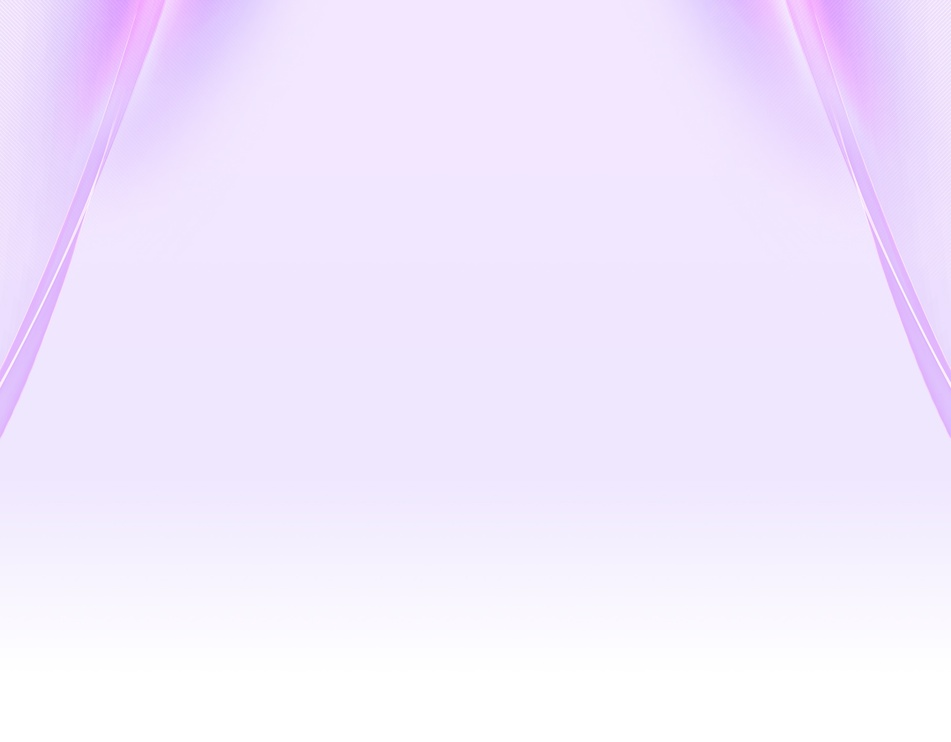
#> input picture assets/images/1frdp5ogwralafen31qbi9mrj4c.jpg, 951 x 742 px, shrunk from 2880 x 2246 before the run
$ python recolor_images.py
#> lines starting #> are read from the running program, lines starting #| are printed output that depends on the picture; after the words box and inside, x2 and y2 are one past the last pixel; in counts of white or black regions, pixels touching at a corner belong together
import numpy as np
from PIL import Image
import os

# Decorative purple gradient backgrounds -> shift violet hue to deck lime.
TARGETS = [
    "1frdp5ogwralafen31qbi9mrj4c.jpg",   # hero bg
    "k7is9vdf8l9lfdgflrd1dcqnueq.jpg",   # section wave bg
    "u7bpd6wpcmwpsvt6vdwwtetojz0.jpg",   # rounded panel glow
    "vpnmljzicrf1mjcor7ions44a.png",     # small glow
    "5oznhz3dd31o64kjyi84hxf6snw.png",   # small glow
]
DIRS = ["assets/images", "framerusercontent.com/images"]

LIME_HUE = 86.0 / 360.0   # deck lime hue

def rgb_to_hsv_np(a):
    a = a.astype(np.float32) / 255.0
    r, g, b = a[..., 0], a[..., 1], a[..., 2]
    mx = np.max(a[..., :3], axis=-1); mn = np.min(a[..., :3], axis=-1)
    df = mx - mn
    h = np.zeros_like(mx)
    mask = df > 1e-6
    # red is max
    idx = (mx == r) & mask
    h[idx] = ((g[idx] - b[idx]) / df[idx]) % 6
    idx = (mx == g) & mask
    h[idx] = ((b[idx] - r[idx]) / df[idx]) + 2
    idx = (mx == b) & mask
    h[idx] = ((r[idx] - g[idx]) / df[idx]) + 4
    h = (h / 6.0) % 1.0
    s = np.where(mx > 1e-6, df / mx, 0)
    v = mx
    return h, s, v

def hsv_to_rgb_np(h, s, v):
    i = np.floor(h * 6).astype(int)
    f = h * 6 - i
    p = v * (1 - s); q = v * (1 - f * s); t = v * (1 - (1 - f) * s)
    i = i % 6
    r = np.select([i==0,i==1,i==2,i==3,i==4,i==5],[v,q,p,p,t,v])
    g = np.select([i==0,i==1,i==2,i==3,i==4,i==5],[t,v,v,q,p,p])
    b = np.select([i==0,i==1,i==2,i==3,i==4,i==5],[p,p,t,v,v,q])
    out = np.stack([r,g,b], axis=-1)
    return np.clip(out*255, 0, 255).astype(np.uint8)

def recolor(path):
    im = Image.open(path)
#> im is the input picture: PIL image 951x742 RGB; mean R, G, B 242.2, 232.6, 254.2
    mode = im.mode
#> mode = 'RGB'
    has_alpha = mode in ("RGBA", "LA", "P") and ("transparency" in im.info or mode.endswith("A"))
#> has_alpha = False
    im = im.convert("RGBA")
#> im: PIL image 951x742 RGBA
    arr = np.array(im)
    rgb = arr[..., :3]; alpha = arr[..., 3]
#> after `alpha = arr[..., 3]`: alpha: shape (742, 951); every value is 255
    h, s, v = rgb_to_hsv_np(rgb)
#> in rgb_to_hsv_np, `mask = df > 1e-6`:
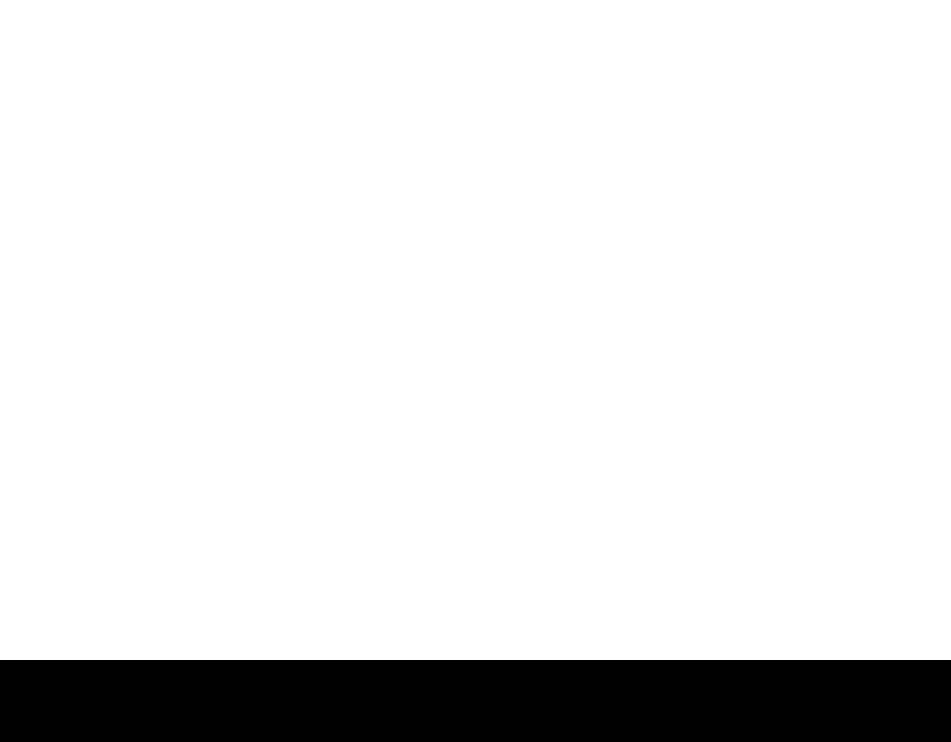
#> mask: shape (742, 951) bool; 88.9% white; 1 black region, box (x1, y1, x2, y2) and area: (0, 660, 951, 742) 77982
#> in rgb_to_hsv_np, `idx = (mx == r) & mask`: idx: shape (742, 951) bool; 0.06% white in thin lines or dots, all inside (x1, y1, x2, y2) = (0, 171, 951, 387)
#> in rgb_to_hsv_np, `idx = (mx == g) & mask`: idx: shape (742, 951) bool; every value is 0
#> in rgb_to_hsv_np, `idx = (mx == b) & mask`: idx: shape (742, 951) bool; 88.9% white; 3 black regions (2 under 20 px), largest, box (x1, y1, x2, y2) and area: (0, 660, 951, 742) 77982
#> in rgb_to_hsv_np, `h = (h / 6.0) % 1.0`:
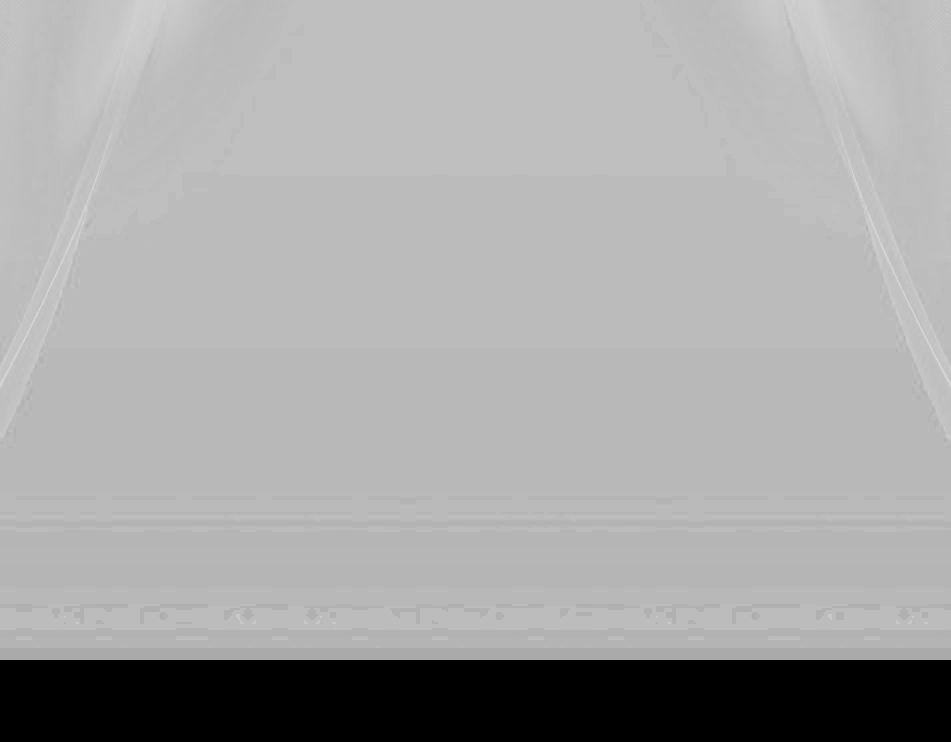
#> h: shape (742, 951) float32; min 0, max 0.843, mean 0.653
    # violet / blue-violet / magenta band
    band = (h >= 0.58) & (h <= 0.98) & (s > 0.04)
#> band: shape (742, 951) bool; 79.1% white; 20 black regions (19 under 20 px), largest, box (x1, y1, x2, y2) and area: (0, 586, 951, 742) 147446
    h2 = h.copy(); s2 = s.copy()
    h2[band] = LIME_HUE
    s2[band] = s[band] * 0.72     # ease saturation toward the paper feel
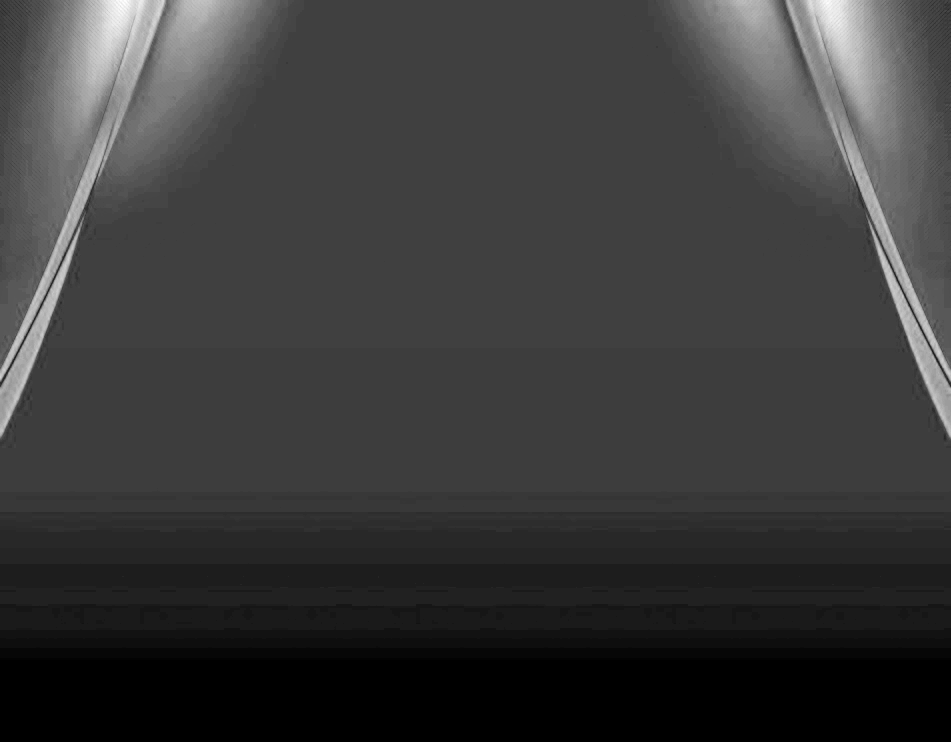
#> s2: shape (742, 951) float32; min 0, max 0.269, mean 0.062; drawn with min black and max white
    new_rgb = hsv_to_rgb_np(h2, s2, v)
#> in hsv_to_rgb_np, `i = np.floor(h * 6).astype(int)`:
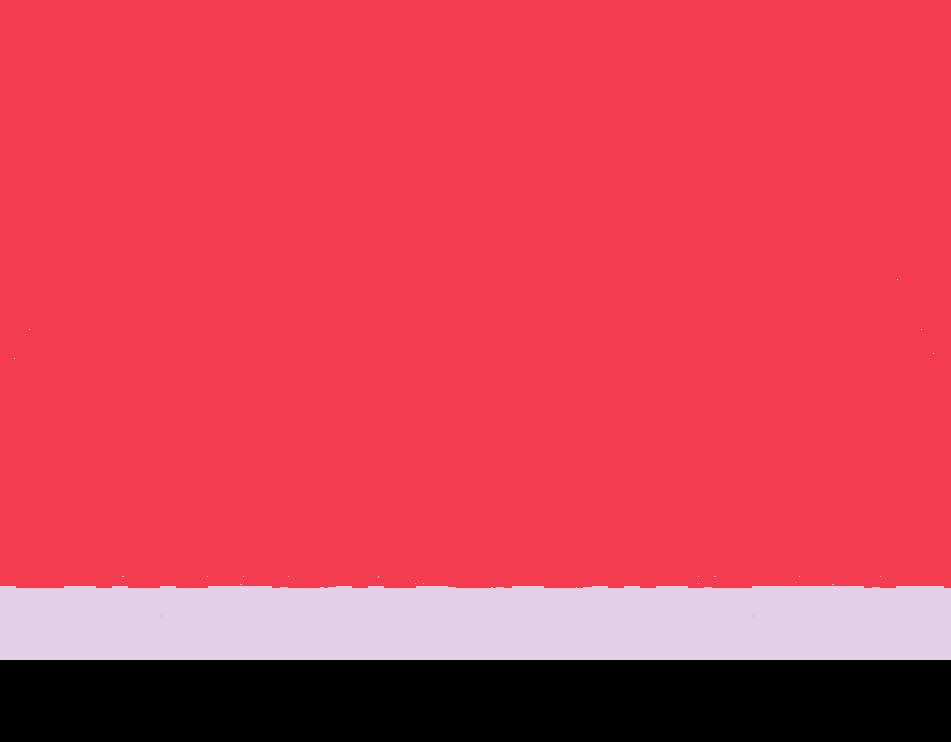
#> i: shape (742, 951) int64; 5 distinct labels, from 0 to 5; one colour per label, 0 black
#> in hsv_to_rgb_np, `f = h * 6 - i`:
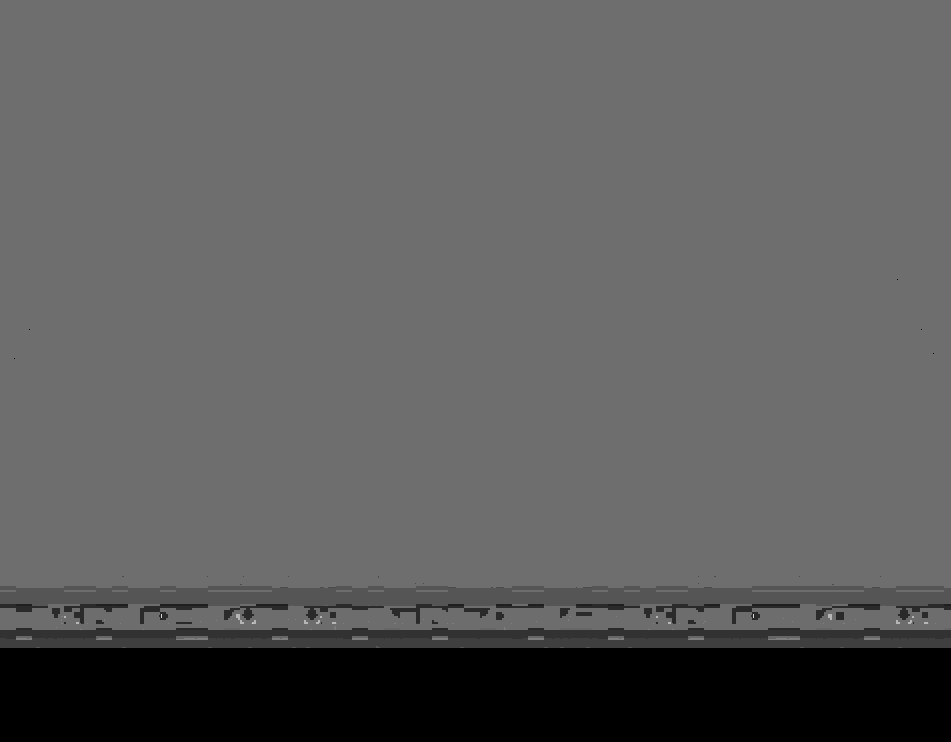
#> f: shape (742, 951) float64; min 0, max 0.833, mean 0.369
#> in hsv_to_rgb_np, `out = np.stack([r,g,b], axis=-1)`:
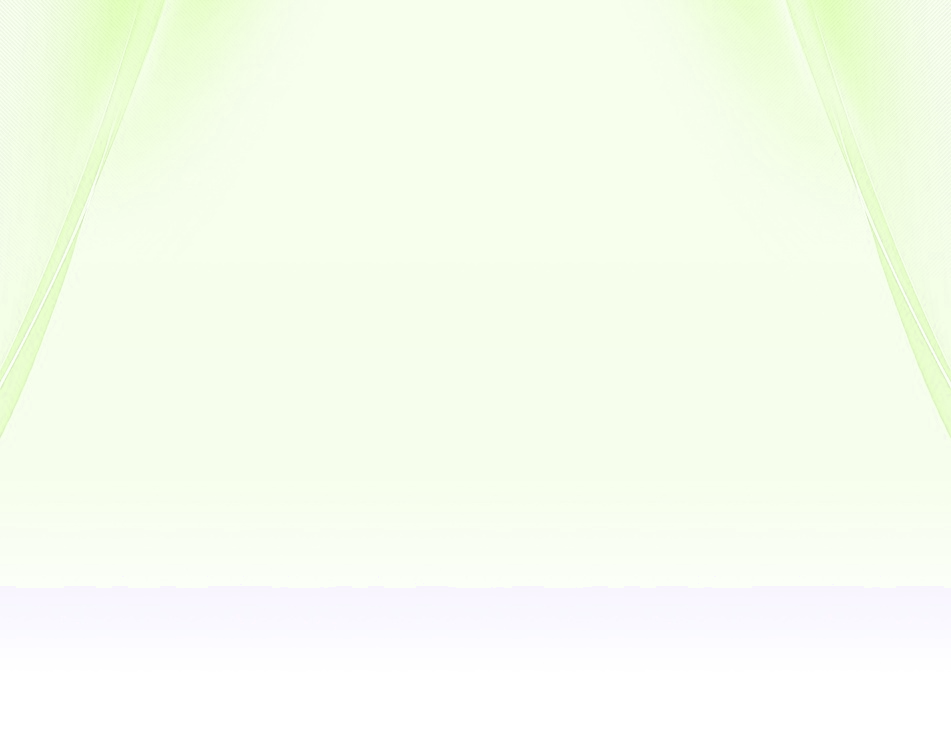
#> out: shape (742, 951, 3) float64; mean of channels 0, 1, 2 0.969, 0.994, 0.937; drawn as R, G, B
    out = np.dstack([new_rgb, alpha])
#> out: shape (742, 951, 4)
    result = Image.fromarray(out, "RGBA")
    ext = os.path.splitext(path)[1].lower()
    if ext in (".jpg", ".jpeg"):
        result.convert("RGB").save(path, quality=90)
    else:
        result.save(path)
    return band.mean()

for d in DIRS:
    for name in TARGETS:
        p = os.path.join(d, name)
        if os.path.exists(p):
            frac = recolor(p)
#> frac = 0.791
            print(f"{p}: shifted {frac*100:.1f}% of pixels")
#| assets/images/1frdp5ogwralafen31qbi9mrj4c.jpg: shifted 79.1% of pixels
        else:
            print(f"skip (missing): {p}")
print("done")
